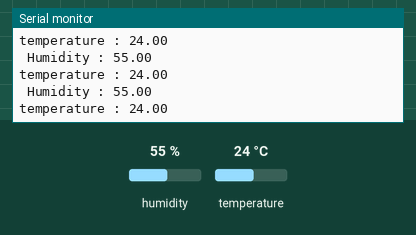
The sketch below on a simulated Arduino Uno, built with avr-gcc and run on an emulated ATmega328P. Parts: the last lines printed to the serial monitor. The inputs (shaded band) are chosen by the test bench; at power-on: humidity 55 %, temperature 24 °C.

Above: at 3.8 s.
3.9 s: humidity set to 22 %
At 6.8 s:
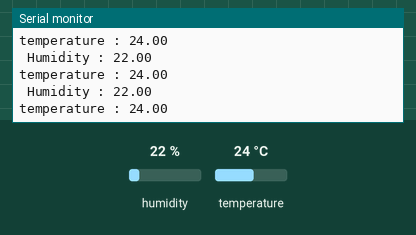
10.1 s: temperature set to 12 °C
At 12.8 s:
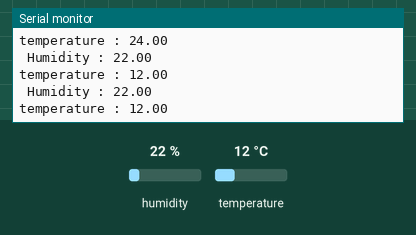
13.0 s: humidity set to 40 %
At 14.0 s:
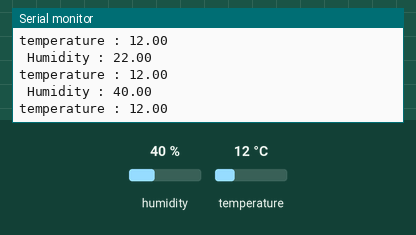
Timing chart, 0 to 16.0 s (numbered marks = the images above; inputs shaded):
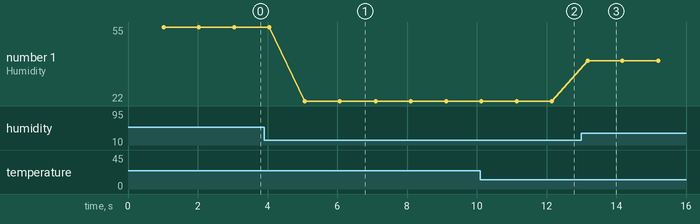

Measured:
- after the input at 3.9 s, the serial monitor: prints a new line after 1.2 s (image 1)
- after the input at 10.1 s, the serial monitor: prints a new line after 1.1 s (image 2)
- after the input at 13.0 s, the serial monitor: prints a new line after 0.18 s (image 3)
- plotted number 1: 55 → 22 after the input at 3.9 s, 22 → 40 after the input at 13.0 s

The sketch:

humidite_temperature.ino
```cpp
#include "DHT.h"

#define DHTPIN 2
#define DHTTYPE DHT11

DHT dht(DHTPIN, DHTTYPE);

void setup() {
  Serial.begin(9600);

  dht.begin();
}

void loop() {

  delay(1000);


  float h = dht.readHumidity();
  float t = dht.readTemperature();

Serial. print (" Humidity : ");
Serial.println(h);
Serial. print ("\n");
Serial.print("temperature : ");
Serial. println(t);
Serial.print("\n");


  }
```
